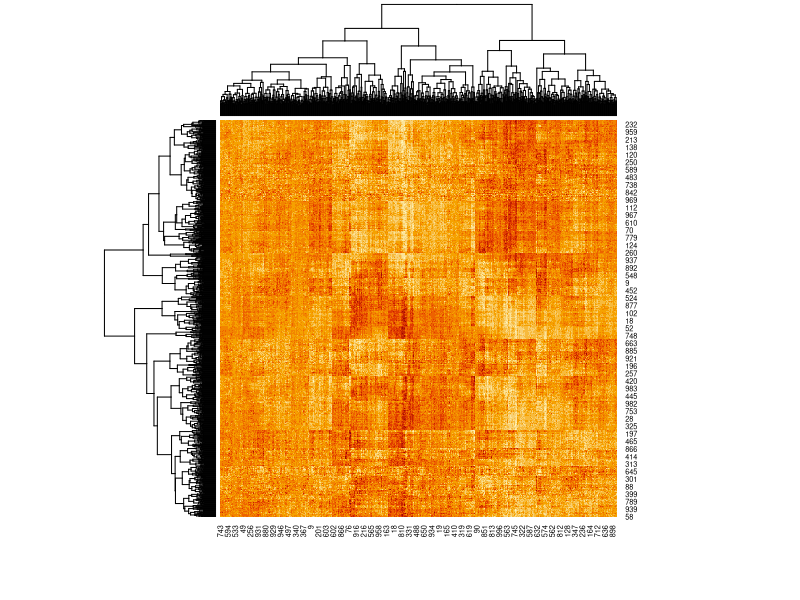

Write R code to recreate this figure.
### for wk 7 looping assignment

rm(list = ls())

#examples
#The first function, makeVector creates a special "vector", which is really a list containing a function to
#set the value of the vector
#get the value of the vector
#set the value of the mean
#get the value of the mean

makeVector <- function(x = numeric()) {
        
        m <- NULL  #makeVector() object has a m
        
        set <- function(y) {
                x <<- y
                m <<- NULL
        }
        get <- function() x
        setmean <- function(mean) m <<- mean
        getmean <- function() m
        
        return(list(set = set, get = get,
             setmean = setmean,
             getmean = getmean))
}

cachemean <- function(x, ...) {
        
        m <- x$getmean()
        
        if(!is.null(m)) {
                message("getting cached data")
                return(m)
        }
        #when mean is null
        data <- x$get()
        
        m <- mean(data, ...)
        x$setmean(m)
        m
}

#assignment answer
makeCacheMatrix <- function(m = matrix()){
        
        solve <- NULL #init solve to null when the func is called
                
        set <- function(n){
                m <<- n #set external matrix n to m within the object
                solve <<- NULL #init solve to NULL
        }
        get <- function(){
                return(m)
        }
        setSolve <- function(s){
                solve <<- s
        }
        getSolve <- function(){
                return(solve)
        }
        return(list(set = set, get = get, setSolve = setSolve, getSolve = getSolve))
}

cacheSolve <- function(m , ...){
        
        result <- m$getSolve()
        
        if(!is.null(result)){
                message("Cache found, getting the solve matrix")
                return(result)
        }
        
        #if not found a cache
        data <- m$get()
        result <- solve(data,...)
        m$setSolve(result)
        return(result)
}

#test
v <- rnorm(100)
l <- makeVector(v)
cachemean(l)

m <- matrix(runif(1000000), 1000,1000)

m1 <- makeCacheMatrix(m)
m1$getSolve()
heatmap(cacheSolve(m1))
